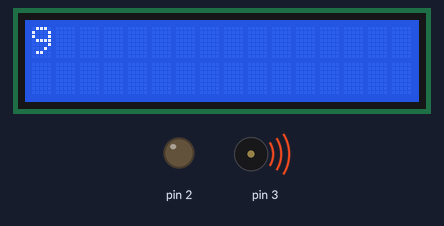
Bench run of a sketch on a simulated Arduino Uno, built with avr-gcc and run on an emulated ATmega328P. Shown: 16×2 character LCD, output pins drawn as LEDs (lit = HIGH), buzzer (waves = sounding). At 10.1 s the program stops and its outputs stay as they are.

Above: at 0.31 s.
At 2.6 s:
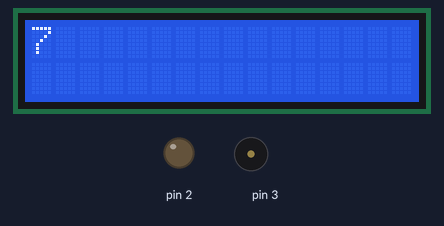
At 5.6 s:
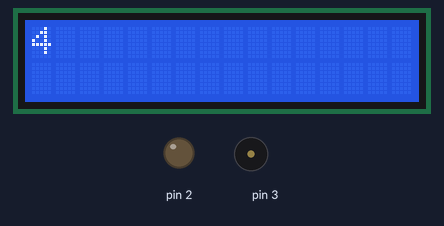
At 10.1 s:
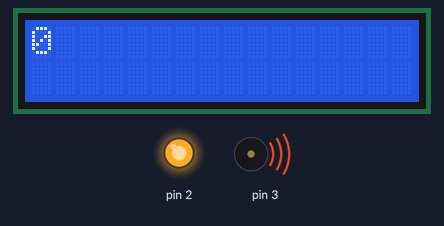
Timing chart, 0 to 11.6 s (numbered marks = the images above):
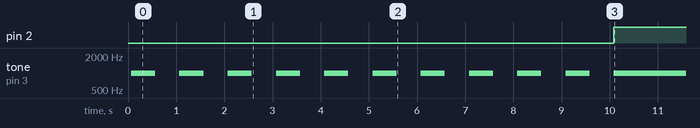

The sketch:

alarm.ino
```cpp
#include <Buzzer.h>

#include <LiquidCrystal_I2C.h>

#include <LiquidCrystal_I2C.h>

#include <Wire.h>


// Set the LCD address to 0x27 for a 16 chars and 2 line display
// You might need to change the address to 0x3F depending on your module
LiquidCrystal_I2C lcd(0x27, 16, 2);

void setup() {
  lcd.init();
  // Initialize the LCD
  //lcd.begin();
  // Turn on the backlight
  lcd.backlight();
  // Print a message to the LCD
  lcd.setCursor(0, 0); // Start at the top-left corne

  pinMode(2, OUTPUT);
}
int time = 9;
void loop() {
  while(time<0) {
    digitalWrite(2, HIGH);
    tone(3, 1000, 500);
    //delay();
    //digitalWrite(2, LOW);
    //delay(1000);
  }
  lcd.setCursor(0, 0);
  lcd.print(time);
  time--;
  tone(3, 1000, 500);
  delay(1000);
  // Nothing to do here
}
```

Measured:
- by itself, pin 2: LOW → HIGH at 10.1 s
- by itself, tone on pin 3: alternates 1000 Hz for 0.50 s and silent for 0.50 s, 21 changes in all, then stays 1000 Hz
- what the display in image 1 shows lasts 1.0 s, from 2.1 s to 3.1 s
